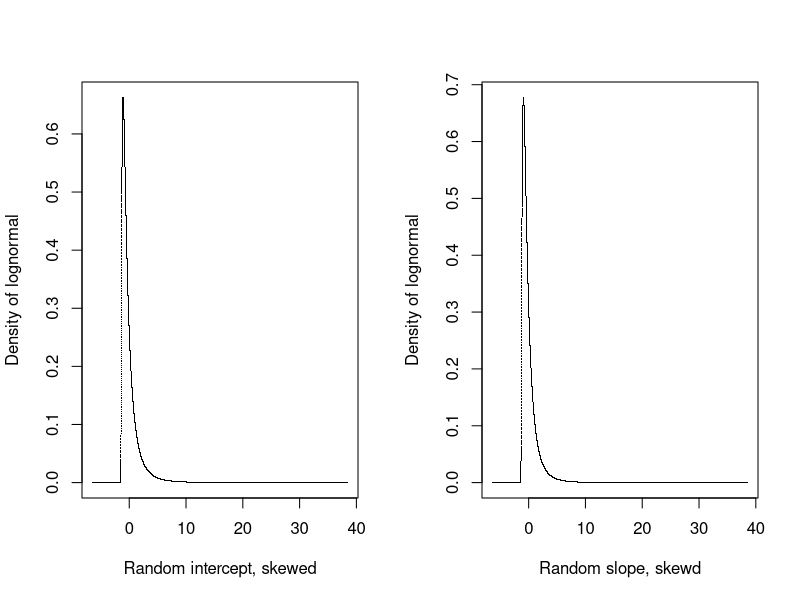
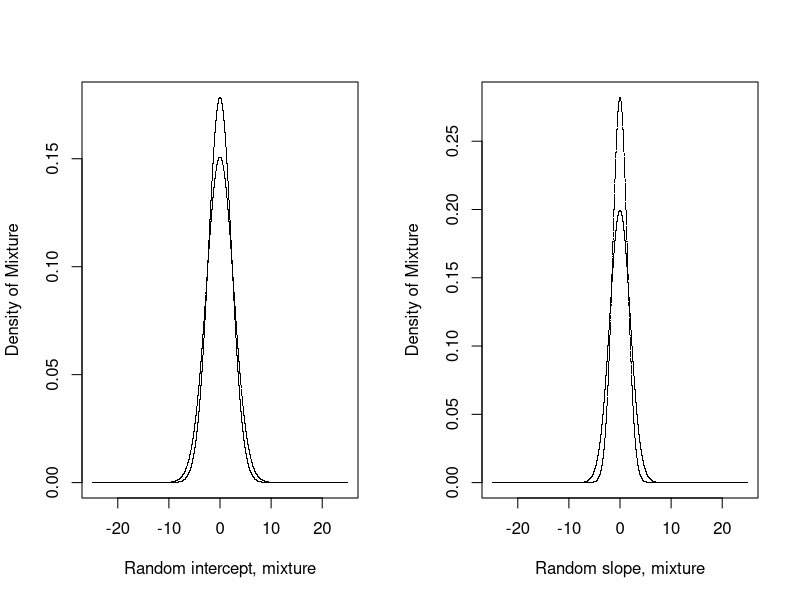

Recreate these plots in R, in order.
##########################Distribution plots##############################
#                                                                        #
# Author: Wenru, 10/28/2018                                              #                                                                        #
#                                                                        #
##########################################################################
par(mfrow=c(1,2))

seed=1
x0<-seq(from=-5,to=40,by=0.001)
p_l1<-dlnorm(x0, meanlog = 0, sdlog = sqrt(0.834115194))
x<-x0-exp(0.834115194/2)
plot(p_l1~x, xlab = "Random intercept, skewed",ylab = "Density of lognormal",pch='.')


seed=1
p_l2<-dlnorm(x0, meanlog = 0, sdlog = sqrt(0.693147181))
x<-x0-exp(0.693147181/2)
plot(p_l2~x, xlab = "Random slope, skewd",ylab = "Density of lognormal",pch='.')


seed=1
x2<-seq(from=-25, to=25, by=0.001)
components <- sample(1:2,prob=c(0.33,0.67),size=50000,replace=TRUE)
mus <- c(0,0)
sds <- sqrt(c(7,5))
samples <- dnorm(x2,mean=mus[components],sd=sds[components])
plot(samples~x2, xlab = "Random intercept, mixture",ylab = "Density of Mixture",pch='.')


seed=1
components <- sample(1:2,prob=c(0.33,0.67),size=50000,replace=TRUE)
mus <- c(0,0)
sds2 <- sqrt(c(2,4))
samples2 <- dnorm(x2,mean=mus[components],sd=sds2[components])
plot(samples2~x2, xlab = "Random slope, mixture",ylab = "Density of Mixture",pch='.')

